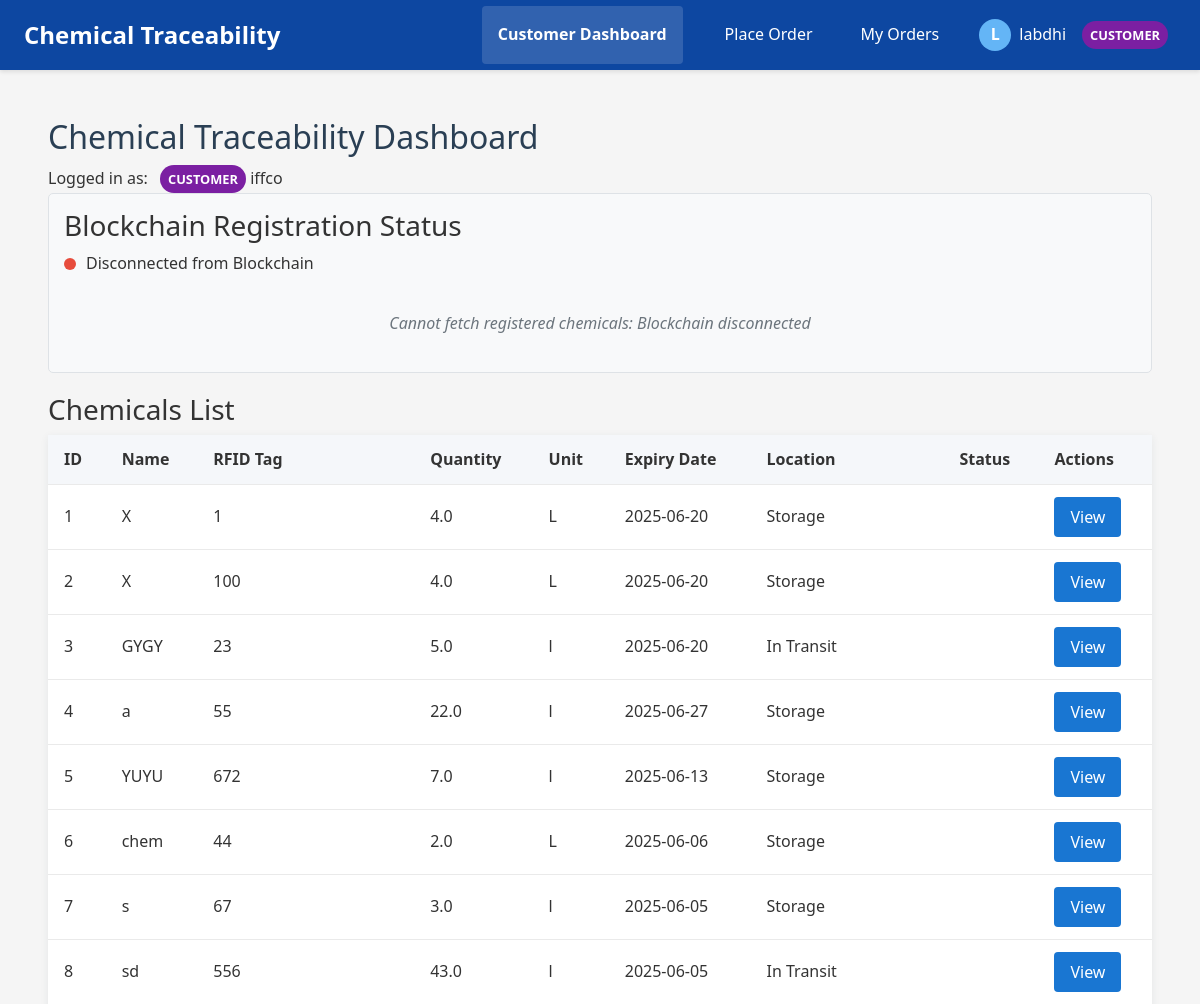
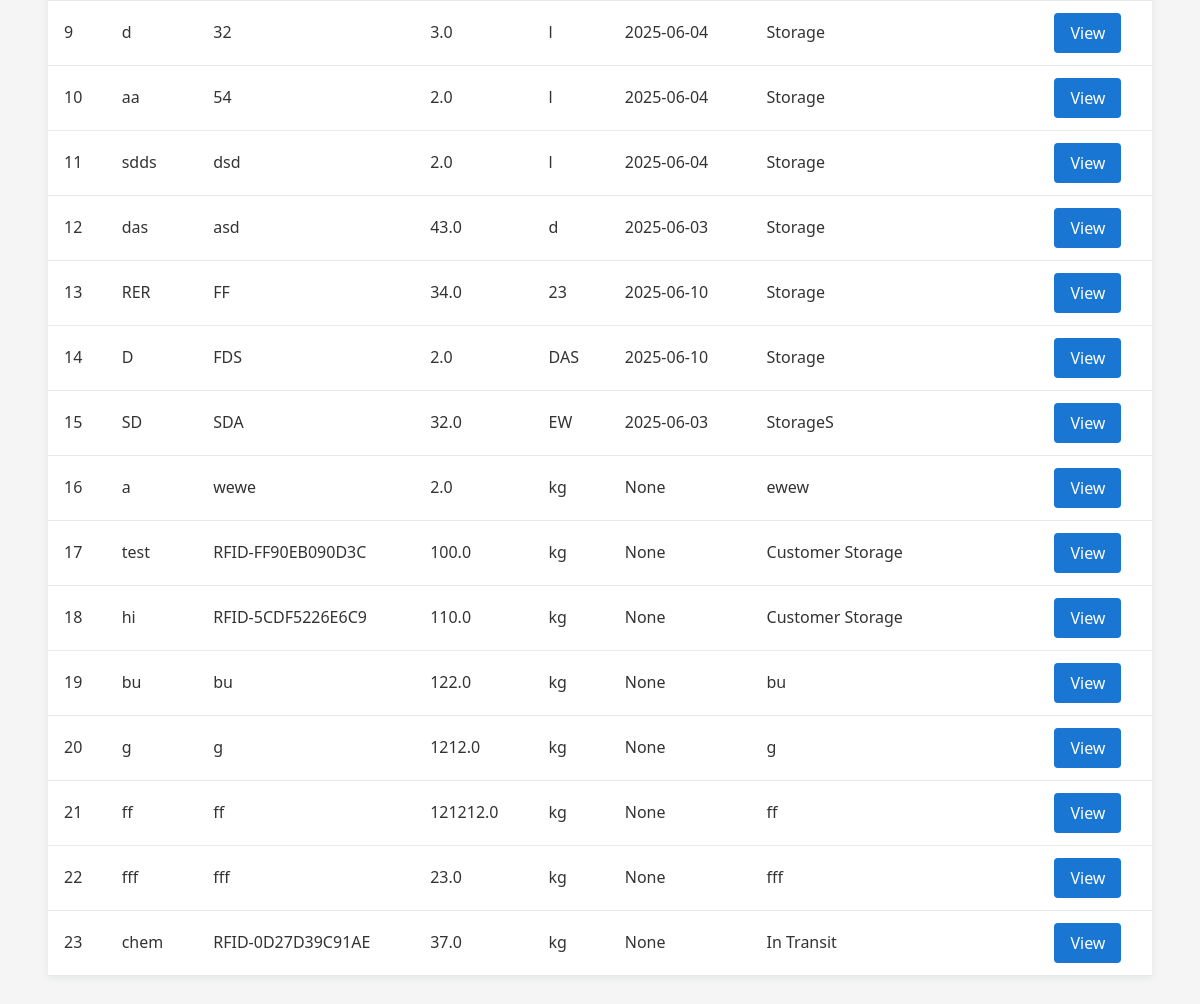
/dashboard (signed in), run on the app's committed database (2 pictures, top to bottom).
### app/models.py (models this page shows, shortened)
class User(UserMixin, db.Model):
    id = db.Column(db.Integer, primary_key=True)
    username = db.Column(db.String(80), unique=True, nullable=False)
    email = db.Column(db.String(120), unique=True, nullable=False)
    password_hash = db.Column(db.String(128), nullable=False)
    first_name = db.Column(db.String(50), nullable=True)
    last_name = db.Column(db.String(50), nullable=True)
    role = db.Column(db.Enum(RoleType), nullable=False)
    active = db.Column(db.Boolean, default=True)
    created_at = db.Column(db.DateTime, default=datetime.utcnow)
    last_login = db.Column(db.DateTime, nullable=True)
    organization_id = db.Column(db.Integer, db.ForeignKey('organization.id'))
    is_admin = db.Column(db.Boolean, default=False)

class Organization(db.Model):
    id = db.Column(db.Integer, primary_key=True)
    name = db.Column(db.String(100), nullable=False)
    email_domain = db.Column(db.String(100), nullable=False, unique=True)
    description = db.Column(db.Text, nullable=True)
    created_at = db.Column(db.DateTime, default=datetime.utcnow)
    active = db.Column(db.Boolean, default=True)
    can_manufacture = db.Column(db.Boolean, default=False)
    can_distribute = db.Column(db.Boolean, default=False)
    can_receive = db.Column(db.Boolean, default=False)
    users = db.relationship('User', backref='organization', lazy=True)

class Chemical(db.Model):
    id = db.Column(db.Integer, primary_key=True)
    name = db.Column(db.String(80), nullable=False)
    rfid_tag = db.Column(db.String(120), unique=True, nullable=False)
    quantity = db.Column(db.Float, nullable=True)
    unit = db.Column(db.String(20), nullable=True)
    expiry_date = db.Column(db.Date, nullable=True)
    storage_condition = db.Column(db.String(100), nullable=True)
    received_date = db.Column(db.Date, nullable=True)
    batch_number = db.Column(db.String(50), nullable=True)
    hazard_class = db.Column(db.String(50), nullable=True)
    cas_number = db.Column(db.String(50), nullable=True)
    description = db.Column(db.Text, nullable=True)
    current_location = db.Column(db.String(120), nullable=False, default='Storage')
    created_at = db.Column(db.DateTime, default=datetime.utcnow)
    last_updated = db.Column(db.DateTime, default=datetime.utcnow, onupdate=datetime.utcnow)
    registered_by_user_id = db.Column(db.Integer, db.ForeignKey('user.id'), nullable=False)
    manufacturer_org_id = db.Column(db.Integer, db.ForeignKey('organization.id'), nullable=False)
    current_custodian_org_id = db.Column(db.Integer, db.ForeignKey('organization.id'), nullable=False)
    registered_by = db.relationship('User', foreign_keys=[registered_by_user_id], backref='registered_chemicals')
    manufacturer_org = db.relationship('Organization', foreign_keys=[manufacturer_org_id], backref='manufactured_chemicals')
    current_custodian = db.relationship('Organization', foreign_keys=[current_custodian_org_id], backref='possessed_chemicals')

### app/routes/dashboard.py (the view)
@dashboard_bp.route('/dashboard')
@login_required
def dashboard():
    if current_user.is_admin:
        chemicals = Chemical.query.all()
    elif current_user.role == RoleType.MANUFACTURER:
        chemicals = Chemical.query.filter_by(manufacturer_org_id=current_user.organization_id).all()
    elif current_user.role == RoleType.DISTRIBUTOR:
        chemicals = Chemical.query.filter_by(current_custodian_org_id=current_user.organization_id).all()
    elif current_user.role == RoleType.CUSTOMER:
        chemicals = Chemical.query.filter_by(current_custodian_org_id=current_user.organization_id).all()
    else:
        chemicals = []
    organizations = []
    if current_user.is_admin:
        organizations = Organization.query.all()
    return render_template('dashboard.html',
                           chemicals=chemicals,
                           organizations=organizations)

### app/templates/dashboard.html (shortened to what this page needs)
{% extends "base.html" %}
{% block content %}
<div class="dashboard-header">
    <h2>Chemical Traceability Dashboard</h2>
    <div class="role-info">
        <span>Logged in as:</span>
        <span class="role-badge {{ current_user.role.name.lower() }}">{{ current_user.role.name }}</span>
        <span>{{ current_user.organization.name }}</span>
    </div>
</div>
<div class="blockchain-status-container" id="blockchainStatusContainer">
    <h3>Blockchain Registration Status</h3>
    <div class="blockchain-connection-status">
        <div id="connectionStatus" class="status-indicator">
            <span class="status-dot"></span>
            <span class="status-text">Checking blockchain connection...</span>
        </div>
    </div>
    <div id="registeredChemicals" class="registered-chemicals-list">
    </div>
</div>
<h3>Chemicals List</h3>
<table class="data-table">
    <tr>
        <th>ID</th>
        <th>Name</th>
        <th>RFID Tag</th>
        <th>Quantity</th>
        <th>Unit</th>
        <th>Expiry Date</th>
        <th>Location</th>
        <th>Status</th>
        <th>Actions</th>
    </tr>
    {% for chemical in chemicals %}
    <tr>
        <td>{{ chemical.id }}</td>
        <td>{{ chemical.name }}</td>
        <td>{{ chemical.rfid_tag }}</td>
        <td>{{ chemical.quantity }}</td>
        <td>{{ chemical.unit }}</td>
        <td>{{ chemical.expiry_date }}</td>
        <td>{{ chemical.current_location if chemical.current_location else '' }}</td>
        <td>{{ chemical.status if chemical.status else '' }}</td>
        <td>
            <div class="action-buttons">
                <a href="{{ url_for('dashboard_bp.chemical_detail', chemical_id=chemical.id) }}" class="btn btn-primary btn-sm">View</a>
            </div>
        </td>
    </tr>
    {% endfor %}
</table>
{% endblock %}

### app/templates/base.html (shortened to what this page needs)
<!DOCTYPE html>
<html lang="en">
<head>
    <link rel="stylesheet" href="https://stackpath.bootstrapcdn.com/bootstrap/4.5.2/css/bootstrap.min.css">
    <link rel="stylesheet" href="{{ url_for('static', filename='style.css') }}">
</head>
<body>
    <nav class="navbar">
        <div class="logo">Chemical Traceability</div>
        <div class="nav-links">
            {% if current_user.is_authenticated %}
                {% if current_user.role.name == 'CUSTOMER' %}
                <a href="{{ url_for('customer_bp.dashboard') }}" class="dashboard-btn"><strong>Customer Dashboard</strong></a>
                <a href="{{ url_for('customer_bp.place_order') }}">Place Order</a>
                <a href="{{ url_for('customer_bp.dashboard') }}">My Orders</a>
                {% endif %}
                <div class="user-menu">
                    <div class="user-info" onclick="toggleDropdown()">
                        <div class="user-avatar">{{ current_user.username[0].upper() }}</div>
                        <span class="username">{{ current_user.username }}</span>
                        <span class="role-badge {{ current_user.role.name.lower() }}">{{ current_user.role.name }}</span>
                    </div>
                </div>
            {% else %}
                <a href="{{ url_for('auth.login') }}">Login</a>
                <a href="{{ url_for('auth.register') }}">Register</a>
            {% endif %}
        </div>
    </nav>
    <div class="container">
        <main>
            {% block content %}{% endblock %}
        </main>
    </div>
</body>
</html>

### app/static/style.css (style rules this page uses)
body { font-family: 'Segoe UI', Arial, sans-serif; background: #f4f6fb; margin: 0; padding: 0; color: #333; line-height: 1.6; }
nav { background: #2a3f54; color: #fff; padding: 1rem 2rem; display: flex; align-items: center; justify-content: space-between; }
nav a { color: #fff; text-decoration: none; margin-left: 1rem; font-weight: 500; }
main { padding: 2rem; }
h2 { color: #2a3f54; margin-top: 0; }
table { width: 100%; border-collapse: collapse; background: #fff; box-shadow: 0 2px 8px rgba(44,62,80,0.08); margin-bottom: 2rem; }
th, td { padding: 0.75rem 1rem; border-bottom: 1px solid #eaeaea; text-align: left; }
th { background: #f5f7fa; font-weight: 600; }

### app/templates/base.html (style rules this page uses)
body { font-family: 'Segoe UI', Tahoma, Geneva, Verdana, sans-serif; margin: 0; padding: 0; background-color: #f5f5f5; }
.navbar { background-color: #0d47a1; color: white; display: flex; justify-content: space-between; align-items: center; padding: 0 1.5rem; box-shadow: 0 2px 4px rgba(0,0,0,0.1); }
.logo { font-size: 1.5rem; font-weight: bold; padding: 1rem 0; }
.nav-links { display: flex; align-items: center; }
.nav-links a { color: white; text-decoration: none; padding: 1rem; display: inline-block; transition: background-color 0.3s; }
.user-menu { position: relative; display: inline-block; margin-left: 1rem; }
.user-info { display: flex; align-items: center; cursor: pointer; padding: 0.5rem; border-radius: 4px; }
.user-avatar { width: 32px; height: 32px; border-radius: 50%; margin-right: 0.5rem; background-color: #64b5f6; color: white; display: flex; align-items: center; justify-content: center; font-weight: bold; }
.username { margin-right: 0.5rem; }
.role-badge { display: inline-block; padding: 0.25rem 0.5rem; border-radius: 20px; font-size: 0.8rem; margin-left: 0.5rem; text-transform: uppercase; font-weight: bold; }
.customer { background-color: #7b1fa2; color: white; }
.container { max-width: 1200px; margin: 0 auto; padding: 1.5rem; }
main { padding: 1.5rem; }
.btn { display: inline-block; padding: 0.5rem 1rem; border: none; border-radius: 4px; cursor: pointer; text-decoration: none; font-size: 1rem; text-align: center; }
.btn-primary { background-color: #1976d2; color: white; }
.dashboard-btn { background-color: rgba(255, 255, 255, 0.15); border-radius: 4px; margin-right: 10px; font-weight: bold; }

### data on the page
User: username "L", username "labdhi", role.name "CUSTOMER"
Organization: organization.name "iffco"
Chemical: id "1", name "X", rfid_tag "1", quantity "4.0", unit "L", expiry_date "2025-06-20", current_location "Storage"
Chemical: id "2", name "X", rfid_tag "100", quantity "4.0", unit "L", expiry_date "2025-06-20", current_location "Storage"
Chemical: id "3", name "GYGY", rfid_tag "23", quantity "5.0", unit "l", expiry_date "2025-06-20", current_location "In Transit"
Chemical: id "4", name "a", rfid_tag "55", quantity "22.0", unit "l", expiry_date "2025-06-27", current_location "Storage"
Chemical: id "5", name "YUYU", rfid_tag "672", quantity "7.0", unit "l", expiry_date "2025-06-13", current_location "Storage"
Chemical: id "6", name "chem", rfid_tag "44", quantity "2.0", unit "L", expiry_date "2025-06-06", current_location "Storage"
Chemical: id "7", name "s", rfid_tag "67", quantity "3.0", unit "l", expiry_date "2025-06-05", current_location "Storage"
Chemical: id "8", name "sd", rfid_tag "556", quantity "43.0", unit "l", expiry_date "2025-06-05", current_location "In Transit"
Chemical: id "9", name "d", rfid_tag "32", quantity "3.0", unit "l", expiry_date "2025-06-04", current_location "Storage"
Chemical: id "10", name "aa", rfid_tag "54", quantity "2.0", unit "l", expiry_date "2025-06-04", current_location "Storage"
Chemical: id "11", name "sdds", rfid_tag "dsd", quantity "2.0", unit "l", expiry_date "2025-06-04", current_location "Storage"
Chemical: id "12", name "das", rfid_tag "asd", quantity "43.0", unit "d", expiry_date "2025-06-03", current_location "Storage"
Chemical: id "13", name "RER", rfid_tag "FF", quantity "34.0", unit "23", expiry_date "2025-06-10", current_location "Storage"
Chemical: id "14", name "D", rfid_tag "FDS", quantity "2.0", unit "DAS", expiry_date "2025-06-10", current_location "Storage"
Chemical: id "15", name "SD", rfid_tag "SDA", quantity "32.0", unit "EW", expiry_date "2025-06-03", current_location "StorageS"
Chemical: id "16", name "a", rfid_tag "wewe", quantity "2.0", unit "kg", expiry_date "None", current_location "ewew"
Chemical: id "17", name "test", rfid_tag "RFID-FF90EB090D3C", quantity "100.0", unit "kg", expiry_date "None", current_location "Customer Storage"
Chemical: id "18", name "hi", rfid_tag "RFID-5CDF5226E6C9", quantity "110.0", unit "kg", expiry_date "None", current_location "Customer Storage"
Chemical: id "19", name "bu", rfid_tag "bu", quantity "122.0", unit "kg", expiry_date "None", current_location "bu"
Chemical: id "20", name "g", rfid_tag "g", quantity "1212.0", unit "kg", expiry_date "None", current_location "g"
Chemical: id "21", name "ff", rfid_tag "ff", quantity "121212.0", unit "kg", expiry_date "None", current_location "ff"
Chemical: id "22", name "fff", rfid_tag "fff", quantity "23.0", unit "kg", expiry_date "None", current_location "fff"
Chemical: id "23", name "chem", rfid_tag "RFID-0D27D39C91AE", quantity "37.0", unit "kg", expiry_date "None", current_location "In Transit"
